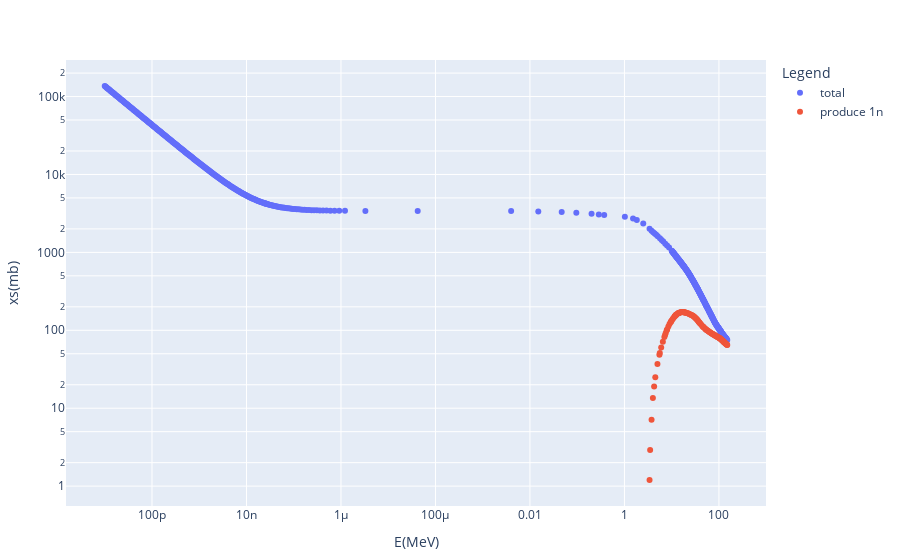

The notebook cell saved with this chart:
### Code cell
x_axis, y_axis =  "E(MeV)", "xs(mb)"
df_total = get_total_neutron_cross_section("2H")
df, neutrons = get_neutron_production_cross_sections("2H")[1]
trace = [scatter(x  = df_total[!,x_axis], y  = df_total[!,y_axis], mode="markers",
                name = "total"),
        scatter(x  = df[!,x_axis], y  = df[!,y_axis], mode="markers", 
        name = ("produce " * string(neutrons) * "n"))]
plot(trace, Layout(xaxis_title = x_axis, yaxis_title = y_axis, 
                legend_title_text="Legend", yaxis_type = "log", xaxis_type = "log"))

### Figure 1 — Plotly figure (JSON) as saved in the notebook; plotly's stock layout.template omitted (floating-point values rounded to 4 significant figures; data arrays with more than 128 entries replaced by an {"elided": "..."} marker saying what was removed)
{"data": [{"mode": "markers", "name": "total", "type": "scatter", "x": {"elided": "556 float values"}, "y": {"elided": "556 float values"}}, {"mode": "markers", "name": "produce 1n", "type": "scatter", "x": [3.339, 3.4, 3.5, 3.75, 4, 4.25, 4.5, 5, 5.5, 5.6, 6, 6.5, 7, 7.25, 7.5, 7.85, 8, 8.5, 9, 9.5, 9.7, 10, 10.5, 11, 11.5, 11.75, 12, 12.17, 12.25, 12.5, 13, 13.5, 14, 14.1, 14.5, 15, 15.5, 16, 16.5, 17, 17.5, 18, 18.5, 19, 19.5, 20, 21, 22, 23, 24, 25, 26, 27, 28, 29, 30, 31, 32, 33, 34, 35, 36, 37, 38, 39, 40, 42, 44, 46, 46.3, 48, 50, 52, 53, 54, 56, 58, 60, 62, 64, 66, 68, 70, 72, 74, 76, 78, 80, 82, 84, 86, 88, 90, 92, 94, 96, 98, 100, 102, 104, 106, 108, 110.0, 112.0, 114.0, 116.0, 118, 120, 122, 124, 126, 128, 129, 130, 132, 134, 136, 138, 140, 142, 144, 146, 148, 150], "y": [0, 1.2, 2.9, 7.103, 13.5, 19.03, 25, 37, 48.64, 51.02, 60.2, 71.17, 82, 87.3, 92.59, 99.77, 102.7, 111.9, 120, 127.3, 130.0, 134, 139.8, 145.3, 150.3, 152.6, 154.8, 156.2, 156.8, 158.7, 161.8, 164.4, 166.4, 166.8, 168.0, 169.1, 170.1, 170.8, 171.1, 171.2, 171.1, 170.8, 170.3, 169.7, 168.9, 168.0, 166.6, 164.9, 163.0, 160.8, 159.4, 157.7, 155.8, 153.6, 151.3, 148.8, 146.2, 143.5, 140.8, 138.1, 135.6, 132.5, 129.6, 127.0, 124.6, 122.3, 118.3, 114.6, 111.3, 110.9, 108.4, 105.9, 103.7, 102.7, 101.7, 99.91, 98.34, 96.96, 95.71, 94.51, 93.38, 92.3, 91.28, 90.31, 89.38, 88.5, 87.66, 86.86, 86.09, 85.35, 84.64, 83.95, 83.28, 82.64, 82.02, 81.42, 80.85, 80.3, 79.7, 79.06, 78.38, 77.68, 76.96, 76.23, 75.5, 74.77, 74.05, 73.34, 72.64, 71.96, 71.3, 70.67, 70.36, 70.06, 69.47, 68.89, 68.33, 67.78, 67.25, 66.72, 66.2, 65.7, 65.21, 64.72]}], "layout": {"legend": {"title": {"text": "Legend"}}, "margin": {"b": 50, "l": 50, "r": 50, "t": 60}, "xaxis": {"title": {"text": "E(MeV)"}, "type": "log"}, "yaxis": {"title": {"text": "xs(mb)"}, "type": "log"}}}
